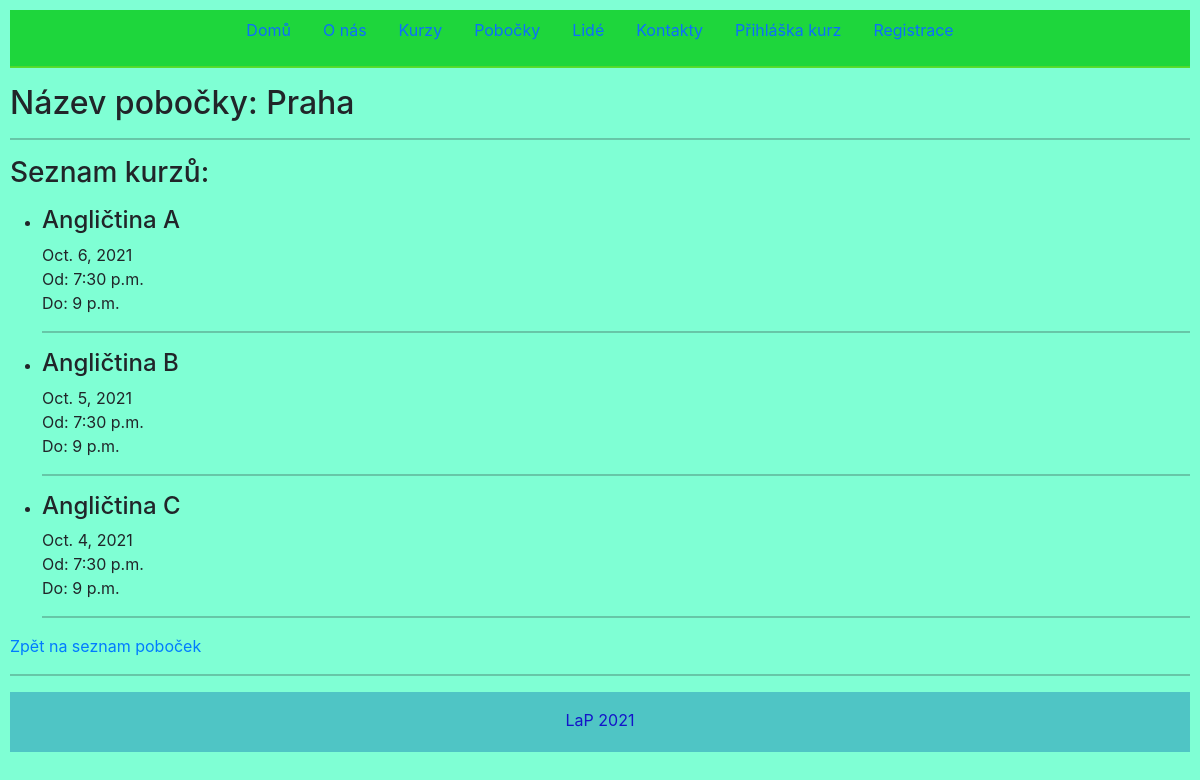
Screenshot of /pobocka/1/applications with the database file from the repository.
### courses/models.py (models this page shows, shortened)
class Branch(models.Model):
    city = models.CharField(max_length=30)
    address = models.CharField(max_length=200, null=True)
    origin = models.DateField()
    email = models.EmailField(max_length=30)
    employees_no = models.IntegerField()

class Course(models.Model):
    name = models.CharField(max_length=100)
    start = models.DateTimeField()
    end = models.DateTimeField()
    description = models.CharField(max_length=1000)
    price = models.IntegerField()
    category = models.ForeignKey(Category, on_delete=models.SET_NULL, null=True)
    branch = models.ForeignKey(Branch, on_delete=models.SET_NULL, null=True)
    lecturer = models.ForeignKey(Person, on_delete=models.SET_NULL, null=True, related_name="course_lecturer")
    event_coordinator = models.ForeignKey(Person, on_delete=models.SET_NULL, null=True, related_name="course_coordinator")

### courses/views.py (the view)
# urls.py: path("pobocka/<int:pk>/applications", views.BranchApplicationListView.as_view(), name="branch_application_list"),
class BranchApplicationListView(ListView):
    template_name = "branch_application_list.html"
    model = models.Course
    def get_queryset(self):
        cislo_pobocky = self.kwargs['pk']
        query_set = models.Course.objects.filter(branch_id=cislo_pobocky)
        return query_set
    def get_context_data(self, **kwargs):
        context = super().get_context_data(**kwargs)
        context["cislo_pobocky"] = models.Branch.objects.get(pk=self.kwargs['pk'])
        return context

### courses/templates/branch_application_list.html (shortened to what this page needs)
<!DOCTYPE html>
<html lang="en">
  <head>
    <link
      href="https://cdn.jsdelivr.net/npm/bootstrap@5.0.0/dist/css/bootstrap.min.css"
      rel="stylesheet"
    />
  </head>
  <body>
    {% extends "base.html" %} {% load bootstrap4 %} {% block content2 %}
    <h2>Název pobočky: {{ cislo_pobocky.city }}</h2>
    <hr />
    <h3>Seznam kurzů:</h3>
    <ul>
      {% for item in object_list %}
      <li>
        <h4>{{ item.name }}</h4>
        {{ item.start | date }}<br />
        Od: {{ item.start | time }}<br />
        Do: {{ item.end | time }}<br />
        <hr />
      </li>
      {% endfor %}
    </ul>
    <p>
      <a href="{% url 'branch' %}" target="_self">Zpět na seznam poboček</a>
    </p>
    {% endblock %}

### courses/templates/branch_application_list.html (style rules this page uses)
body { padding: 10px !important; background-color: aquamarine !important; }

### rows the page displays
Branch: city "Praha"
Course: name "Angličtina A", start "Oct. 6, 2021", start "7:30 p.m.", end "9 p.m."
Course: name "Angličtina B", start "Oct. 5, 2021", start "7:30 p.m.", end "9 p.m."
Course: name "Angličtina C", start "Oct. 4, 2021", start "7:30 p.m.", end "9 p.m."
